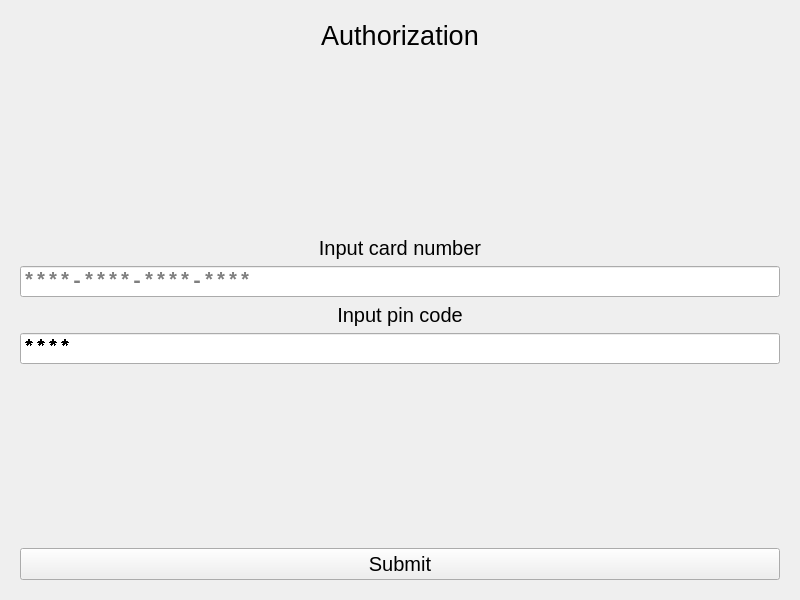
<?xml version="1.0" encoding="UTF-8"?>
<ui version="4.0">
 <class>Widget</class>
 <widget class="QWidget" name="Widget">
  <property name="geometry">
   <rect>
    <x>0</x>
    <y>0</y>
    <width>800</width>
    <height>600</height>
   </rect>
  </property>
  <property name="windowTitle">
   <string>Widget</string>
  </property>
  <layout class="QVBoxLayout" name="verticalLayout_7">
   <item>
    <widget class="QStackedWidget" name="screens_container">
     <property name="currentIndex">
      <number>1</number>
     </property>
     <widget class="QWidget" name="edit_card_page">
      <layout class="QVBoxLayout" name="verticalLayout_6">
       <item>
        <widget class="QLabel" name="label_13">
         <property name="font">
          <font>
           <pointsize>20</pointsize>
          </font>
         </property>
         <property name="text">
          <string>Card settings</string>
         </property>
         <property name="alignment">
          <set>Qt::AlignCenter</set>
         </property>
        </widget>
       </item>
       <item>
        <spacer name="verticalSpacer">
         <property name="orientation">
          <enum>Qt::Vertical</enum>
         </property>
         <property name="sizeHint" stdset="0">
          <size>
           <width>20</width>
           <height>40</height>
          </size>
         </property>
        </spacer>
       </item>
       <item>
        <widget class="QLabel" name="label_8">
         <property name="font">
          <font>
           <pointsize>15</pointsize>
          </font>
         </property>
         <property name="text">
          <string>Pin code</string>
         </property>
         <property name="alignment">
          <set>Qt::AlignCenter</set>
         </property>
        </widget>
       </item>
       <item>
        <widget class="QPinEdit" name="pin_edit_field">
         <property name="font">
          <font>
           <pointsize>15</pointsize>
          </font>
         </property>
        </widget>
       </item>
       <item>
        <spacer name="spacer_5">
         <property name="orientation">
          <enum>Qt::Vertical</enum>
         </property>
         <property name="sizeHint" stdset="0">
          <size>
           <width>20</width>
           <height>40</height>
          </size>
         </property>
        </spacer>
       </item>
       <item>
        <widget class="QWidget" name="widget_5" native="true">
         <layout class="QGridLayout" name="gridLayout_3">
          <property name="leftMargin">
           <number>0</number>
          </property>
          <property name="rightMargin">
           <number>0</number>
          </property>
          <item row="4" column="1">
           <widget class="QCardNumberEdit" name="overflow_card_field">
            <property name="font">
             <font>
              <pointsize>15</pointsize>
             </font>
            </property>
           </widget>
          </item>
          <item row="2" column="1">
           <widget class="QLabel" name="label_10">
            <property name="font">
             <font>
              <pointsize>15</pointsize>
             </font>
            </property>
            <property name="text">
             <string>Overflow card</string>
            </property>
           </widget>
          </item>
          <item row="2" column="0">
           <widget class="QLabel" name="label_9">
            <property name="font">
             <font>
              <pointsize>15</pointsize>
             </font>
            </property>
            <property name="text">
             <string>Maximum</string>
            </property>
           </widget>
          </item>
          <item row="4" column="0">
           <widget class="QAmountEdit" name="max_sum_field">
            <property name="font">
             <font>
              <pointsize>15</pointsize>
             </font>
            </property>
           </widget>
          </item>
         </layout>
        </widget>
       </item>
       <item>
        <widget class="QWidget" name="widget_6" native="true">
         <layout class="QGridLayout" name="gridLayout_4">
          <property name="leftMargin">
           <number>0</number>
          </property>
          <property name="rightMargin">
           <number>0</number>
          </property>
          <item row="0" column="0">
           <widget class="QLabel" name="label_12">
            <property name="font">
             <font>
              <pointsize>15</pointsize>
             </font>
            </property>
            <property name="text">
             <string>Minimum</string>
            </property>
           </widget>
          </item>
          <item row="0" column="1">
           <widget class="QLabel" name="label_11">
            <property name="font">
             <font>
              <pointsize>15</pointsize>
             </font>
            </property>
            <property name="text">
             <string>Reserve card </string>
            </property>
           </widget>
          </item>
          <item row="1" column="0">
           <widget class="QAmountEdit" name="min_sum_field">
            <property name="font">
             <font>
              <pointsize>15</pointsize>
             </font>
            </property>
           </widget>
          </item>
          <item row="1" column="1">
           <widget class="QCardNumberEdit" name="reserve_card_field">
            <property name="font">
             <font>
              <pointsize>15</pointsize>
             </font>
            </property>
           </widget>
          </item>
         </layout>
        </widget>
       </item>
       <item>
        <widget class="QLabel" name="label_19">
         <property name="font">
          <font>
           <pointsize>15</pointsize>
          </font>
         </property>
         <property name="text">
          <string>Reserve card pin</string>
         </property>
        </widget>
       </item>
       <item>
        <widget class="QPinEdit" name="reserve_pin_field">
         <property name="font">
          <font>
           <pointsize>15</pointsize>
          </font>
         </property>
         <property name="echoMode">
          <enum>QLineEdit::Password</enum>
         </property>
        </widget>
       </item>
       <item>
        <spacer name="spacer_6">
         <property name="orientation">
          <enum>Qt::Vertical</enum>
         </property>
         <property name="sizeHint" stdset="0">
          <size>
           <width>20</width>
           <height>40</height>
          </size>
         </property>
        </spacer>
       </item>
       <item>
        <widget class="QWidget" name="widget_4" native="true">
         <layout class="QHBoxLayout" name="horizontalLayout">
          <property name="leftMargin">
           <number>0</number>
          </property>
          <property name="rightMargin">
           <number>0</number>
          </property>
          <item>
           <widget class="QPushButton" name="cancel_changes_button">
            <property name="font">
             <font>
              <pointsize>15</pointsize>
             </font>
            </property>
            <property name="text">
             <string>Cancel</string>
            </property>
           </widget>
          </item>
          <item>
           <widget class="QPushButton" name="save_changes_button">
            <property name="font">
             <font>
              <pointsize>15</pointsize>
             </font>
            </property>
            <property name="text">
             <string>Save</string>
            </property>
           </widget>
          </item>
         </layout>
        </widget>
       </item>
      </layout>
     </widget>
     <widget class="QWidget" name="authorization_page">
      <layout class="QVBoxLayout" name="verticalLayout">
       <item>
        <widget class="QLabel" name="label_14">
         <property name="font">
          <font>
           <pointsize>20</pointsize>
          </font>
         </property>
         <property name="text">
          <string>Authorization</string>
         </property>
         <property name="alignment">
          <set>Qt::AlignCenter</set>
         </property>
        </widget>
       </item>
       <item>
        <spacer name="spacer">
         <property name="orientation">
          <enum>Qt::Vertical</enum>
         </property>
         <property name="sizeHint" stdset="0">
          <size>
           <width>20</width>
           <height>40</height>
          </size>
         </property>
        </spacer>
       </item>
       <item>
        <widget class="QLabel" name="label1">
         <property name="font">
          <font>
           <pointsize>15</pointsize>
          </font>
         </property>
         <property name="text">
          <string>Input card number</string>
         </property>
         <property name="alignment">
          <set>Qt::AlignCenter</set>
         </property>
        </widget>
       </item>
       <item>
        <widget class="QCardNumberEdit" name="init_card_field">
         <property name="font">
          <font>
           <family>Consolas</family>
           <pointsize>15</pointsize>
           <weight>75</weight>
           <bold>true</bold>
          </font>
         </property>
         <property name="contextMenuPolicy">
          <enum>Qt::ActionsContextMenu</enum>
         </property>
         <property name="placeholderText">
          <string>****-****-****-****</string>
         </property>
        </widget>
       </item>
       <item>
        <widget class="QLabel" name="label2">
         <property name="font">
          <font>
           <pointsize>15</pointsize>
          </font>
         </property>
         <property name="text">
          <string>Input pin code</string>
         </property>
         <property name="alignment">
          <set>Qt::AlignCenter</set>
         </property>
        </widget>
       </item>
       <item>
        <widget class="QPinEdit" name="init_pin_code_field">
         <property name="font">
          <font>
           <family>Consolas</family>
           <pointsize>15</pointsize>
           <weight>75</weight>
           <italic>false</italic>
           <bold>true</bold>
           <underline>false</underline>
           <strikeout>false</strikeout>
           <stylestrategy>NoAntialias</stylestrategy>
           <kerning>true</kerning>
          </font>
         </property>
         <property name="autoFillBackground">
          <bool>false</bool>
         </property>
         <property name="inputMask">
          <string/>
         </property>
         <property name="echoMode">
          <enum>QLineEdit::Password</enum>
         </property>
         <property name="placeholderText">
          <string>****</string>
         </property>
        </widget>
       </item>
       <item>
        <spacer name="verticalSpacer_2">
         <property name="orientation">
          <enum>Qt::Vertical</enum>
         </property>
         <property name="sizeHint" stdset="0">
          <size>
           <width>20</width>
           <height>40</height>
          </size>
         </property>
        </spacer>
       </item>
       <item>
        <widget class="QPushButton" name="init_submit_button">
         <property name="font">
          <font>
           <pointsize>15</pointsize>
          </font>
         </property>
         <property name="text">
          <string>Submit</string>
         </property>
        </widget>
       </item>
      </layout>
     </widget>
     <widget class="QWidget" name="transaction_page">
      <layout class="QFormLayout" name="formLayout_2">
       <item row="0" column="0" colspan="2">
        <widget class="QAmountEdit" name="balance_field_1">
         <property name="font">
          <font>
           <pointsize>15</pointsize>
          </font>
         </property>
         <property name="text">
          <string>10000</string>
         </property>
         <property name="alignment">
          <set>Qt::AlignCenter</set>
         </property>
         <property name="readOnly">
          <bool>true</bool>
         </property>
        </widget>
       </item>
       <item row="1" column="0">
        <widget class="QListWidget" name="transaction_list">
         <item>
          <property name="text">
           <string>IN 123</string>
          </property>
         </item>
         <item>
          <property name="text">
           <string>OUT 80</string>
          </property>
         </item>
         <item>
          <property name="text">
           <string>OUT 1000</string>
          </property>
         </item>
         <item>
          <property name="text">
           <string>IN 10</string>
          </property>
         </item>
         <item>
          <property name="text">
           <string>IN 500</string>
          </property>
         </item>
         <item>
          <property name="text">
           <string>IN 100</string>
          </property>
         </item>
         <item>
          <property name="text">
           <string>OUT 100</string>
          </property>
         </item>
        </widget>
       </item>
       <item row="1" column="1">
        <widget class="QWidget" name="widget_3" native="true">
         <layout class="QVBoxLayout" name="verticalLayout_4">
          <property name="leftMargin">
           <number>11</number>
          </property>
          <property name="topMargin">
           <number>11</number>
          </property>
          <property name="rightMargin">
           <number>0</number>
          </property>
          <property name="bottomMargin">
           <number>0</number>
          </property>
          <item>
           <widget class="QWidget" name="transaction_widget" native="true">
            <property name="enabled">
             <bool>true</bool>
            </property>
            <layout class="QVBoxLayout" name="verticalLayout_8">
             <property name="leftMargin">
              <number>0</number>
             </property>
             <property name="topMargin">
              <number>0</number>
             </property>
             <property name="rightMargin">
              <number>0</number>
             </property>
             <property name="bottomMargin">
              <number>0</number>
             </property>
             <item>
              <widget class="QLabel" name="role_label">
               <property name="font">
                <font>
                 <pointsize>15</pointsize>
                </font>
               </property>
               <property name="text">
                <string>Reciever</string>
               </property>
              </widget>
             </item>
             <item>
              <widget class="QCardNumberEdit" name="transaction_card_field">
               <property name="font">
                <font>
                 <pointsize>15</pointsize>
                </font>
               </property>
               <property name="text">
                <string>2222-2222-2222-2223</string>
               </property>
               <property name="readOnly">
                <bool>true</bool>
               </property>
              </widget>
             </item>
             <item>
              <widget class="QLabel" name="label_7">
               <property name="font">
                <font>
                 <pointsize>15</pointsize>
                </font>
               </property>
               <property name="text">
                <string>Sum</string>
               </property>
              </widget>
             </item>
             <item>
              <widget class="QAmountEdit" name="transaction_sum_field">
               <property name="font">
                <font>
                 <pointsize>15</pointsize>
                </font>
               </property>
               <property name="text">
                <string>100</string>
               </property>
               <property name="readOnly">
                <bool>true</bool>
               </property>
              </widget>
             </item>
            </layout>
           </widget>
          </item>
          <item>
           <spacer name="spacer_7">
            <property name="orientation">
             <enum>Qt::Vertical</enum>
            </property>
            <property name="sizeHint" stdset="0">
             <size>
              <width>20</width>
              <height>40</height>
             </size>
            </property>
           </spacer>
          </item>
          <item>
           <widget class="QPushButton" name="transaction_exit_button">
            <property name="font">
             <font>
              <pointsize>15</pointsize>
             </font>
            </property>
            <property name="text">
             <string>Exit</string>
            </property>
           </widget>
          </item>
         </layout>
        </widget>
       </item>
      </layout>
     </widget>
     <widget class="QWidget" name="main_menu_page">
      <layout class="QGridLayout" name="gridLayout_2">
       <item row="0" column="2">
        <widget class="QPushButton" name="card_button">
         <property name="sizePolicy">
          <sizepolicy hsizetype="Minimum" vsizetype="Expanding">
           <horstretch>0</horstretch>
           <verstretch>0</verstretch>
          </sizepolicy>
         </property>
         <property name="font">
          <font>
           <pointsize>15</pointsize>
          </font>
         </property>
         <property name="text">
          <string>Card settings</string>
         </property>
        </widget>
       </item>
       <item row="0" column="1">
        <widget class="QPushButton" name="transactions_button">
         <property name="sizePolicy">
          <sizepolicy hsizetype="Minimum" vsizetype="Expanding">
           <horstretch>0</horstretch>
           <verstretch>0</verstretch>
          </sizepolicy>
         </property>
         <property name="font">
          <font>
           <pointsize>15</pointsize>
          </font>
         </property>
         <property name="text">
          <string>Show transactions</string>
         </property>
        </widget>
       </item>
       <item row="1" column="1">
        <widget class="QPushButton" name="transfer_button">
         <property name="sizePolicy">
          <sizepolicy hsizetype="Minimum" vsizetype="Expanding">
           <horstretch>0</horstretch>
           <verstretch>0</verstretch>
          </sizepolicy>
         </property>
         <property name="font">
          <font>
           <pointsize>15</pointsize>
          </font>
         </property>
         <property name="contextMenuPolicy">
          <enum>Qt::PreventContextMenu</enum>
         </property>
         <property name="text">
          <string>Transfering</string>
         </property>
        </widget>
       </item>
       <item row="1" column="2">
        <widget class="QPushButton" name="exit_button">
         <property name="sizePolicy">
          <sizepolicy hsizetype="Minimum" vsizetype="Expanding">
           <horstretch>0</horstretch>
           <verstretch>0</verstretch>
          </sizepolicy>
         </property>
         <property name="font">
          <font>
           <pointsize>15</pointsize>
          </font>
         </property>
         <property name="text">
          <string>Exit</string>
         </property>
        </widget>
       </item>
       <item row="0" column="3">
        <widget class="QPushButton" name="auto_transactions_button">
         <property name="sizePolicy">
          <sizepolicy hsizetype="Minimum" vsizetype="Expanding">
           <horstretch>0</horstretch>
           <verstretch>0</verstretch>
          </sizepolicy>
         </property>
         <property name="font">
          <font>
           <pointsize>15</pointsize>
          </font>
         </property>
         <property name="text">
          <string>Show auto transactions</string>
         </property>
        </widget>
       </item>
      </layout>
     </widget>
     <widget class="QWidget" name="auto_transaction_page">
      <layout class="QFormLayout" name="formLayout_3">
       <item row="0" column="0" colspan="2">
        <widget class="QAmountEdit" name="balance_field_2">
         <property name="font">
          <font>
           <pointsize>15</pointsize>
          </font>
         </property>
         <property name="alignment">
          <set>Qt::AlignCenter</set>
         </property>
         <property name="readOnly">
          <bool>true</bool>
         </property>
        </widget>
       </item>
       <item row="1" column="0">
        <widget class="QListWidget" name="auto_transaction_list">
         <property name="sizePolicy">
          <sizepolicy hsizetype="Expanding" vsizetype="Expanding">
           <horstretch>0</horstretch>
           <verstretch>0</verstretch>
          </sizepolicy>
         </property>
        </widget>
       </item>
       <item row="1" column="1">
        <widget class="QWidget" name="widget" native="true">
         <layout class="QVBoxLayout" name="verticalLayout_5">
          <property name="rightMargin">
           <number>0</number>
          </property>
          <property name="bottomMargin">
           <number>0</number>
          </property>
          <item>
           <widget class="QWidget" name="auto_transaction_widget" native="true">
            <layout class="QVBoxLayout" name="verticalLayout_9">
             <property name="leftMargin">
              <number>0</number>
             </property>
             <property name="topMargin">
              <number>0</number>
             </property>
             <property name="rightMargin">
              <number>0</number>
             </property>
             <property name="bottomMargin">
              <number>0</number>
             </property>
             <item>
              <widget class="QLabel" name="label_17">
               <property name="font">
                <font>
                 <pointsize>15</pointsize>
                </font>
               </property>
               <property name="text">
                <string>Card</string>
               </property>
              </widget>
             </item>
             <item>
              <widget class="QCardNumberEdit" name="auto_card_field">
               <property name="font">
                <font>
                 <pointsize>15</pointsize>
                </font>
               </property>
               <property name="readOnly">
                <bool>true</bool>
               </property>
              </widget>
             </item>
             <item>
              <widget class="QLabel" name="label_15">
               <property name="font">
                <font>
                 <pointsize>15</pointsize>
                </font>
               </property>
               <property name="text">
                <string>Amount</string>
               </property>
              </widget>
             </item>
             <item>
              <widget class="QAmountEdit" name="auto_amount_field">
               <property name="font">
                <font>
                 <pointsize>15</pointsize>
                </font>
               </property>
               <property name="text">
                <string>???</string>
               </property>
               <property name="readOnly">
                <bool>true</bool>
               </property>
              </widget>
             </item>
             <item>
              <widget class="QLabel" name="label_16">
               <property name="font">
                <font>
                 <pointsize>15</pointsize>
                </font>
               </property>
               <property name="text">
                <string>Remainder</string>
               </property>
              </widget>
             </item>
             <item>
              <widget class="QAmountEdit" name="completed_field">
               <property name="font">
                <font>
                 <pointsize>15</pointsize>
                </font>
               </property>
               <property name="text">
                <string/>
               </property>
               <property name="readOnly">
                <bool>true</bool>
               </property>
              </widget>
             </item>
            </layout>
           </widget>
          </item>
          <item>
           <spacer name="spacer_8">
            <property name="orientation">
             <enum>Qt::Vertical</enum>
            </property>
            <property name="sizeHint" stdset="0">
             <size>
              <width>20</width>
              <height>40</height>
             </size>
            </property>
           </spacer>
          </item>
          <item>
           <widget class="QPushButton" name="auto_exit_button">
            <property name="font">
             <font>
              <pointsize>15</pointsize>
             </font>
            </property>
            <property name="text">
             <string>Exit</string>
            </property>
           </widget>
          </item>
         </layout>
        </widget>
       </item>
      </layout>
     </widget>
     <widget class="QWidget" name="transfer_page">
      <layout class="QVBoxLayout" name="verticalLayout_3">
       <item>
        <widget class="QLabel" name="label_5">
         <property name="font">
          <font>
           <pointsize>20</pointsize>
          </font>
         </property>
         <property name="text">
          <string>Transfering</string>
         </property>
         <property name="alignment">
          <set>Qt::AlignCenter</set>
         </property>
        </widget>
       </item>
       <item>
        <spacer name="spacer_2">
         <property name="orientation">
          <enum>Qt::Vertical</enum>
         </property>
         <property name="sizeHint" stdset="0">
          <size>
           <width>20</width>
           <height>40</height>
          </size>
         </property>
        </spacer>
       </item>
       <item>
        <widget class="QLabel" name="label">
         <property name="font">
          <font>
           <pointsize>15</pointsize>
          </font>
         </property>
         <property name="text">
          <string>Reciever card number</string>
         </property>
         <property name="alignment">
          <set>Qt::AlignCenter</set>
         </property>
        </widget>
       </item>
       <item>
        <widget class="QCardNumberEdit" name="transfer_card_field">
         <property name="font">
          <font>
           <pointsize>15</pointsize>
          </font>
         </property>
        </widget>
       </item>
       <item>
        <widget class="QLabel" name="label_2">
         <property name="font">
          <font>
           <pointsize>15</pointsize>
          </font>
         </property>
         <property name="text">
          <string>Amount</string>
         </property>
         <property name="alignment">
          <set>Qt::AlignCenter</set>
         </property>
        </widget>
       </item>
       <item>
        <widget class="QAmountEdit" name="sum_field">
         <property name="font">
          <font>
           <pointsize>15</pointsize>
          </font>
         </property>
        </widget>
       </item>
       <item>
        <widget class="QCheckBox" name="advanced_mode_check_box">
         <property name="font">
          <font>
           <pointsize>15</pointsize>
          </font>
         </property>
         <property name="layoutDirection">
          <enum>Qt::RightToLeft</enum>
         </property>
         <property name="text">
          <string>advanced mode </string>
         </property>
         <property name="iconSize">
          <size>
           <width>20</width>
           <height>20</height>
          </size>
         </property>
         <property name="checked">
          <bool>true</bool>
         </property>
         <property name="tristate">
          <bool>false</bool>
         </property>
        </widget>
       </item>
       <item>
        <spacer name="spacer_3">
         <property name="orientation">
          <enum>Qt::Vertical</enum>
         </property>
         <property name="sizeHint" stdset="0">
          <size>
           <width>20</width>
           <height>40</height>
          </size>
         </property>
        </spacer>
       </item>
       <item>
        <widget class="QWidget" name="advanced_widget" native="true">
         <layout class="QVBoxLayout" name="verticalLayout_2">
          <property name="leftMargin">
           <number>0</number>
          </property>
          <property name="topMargin">
           <number>0</number>
          </property>
          <property name="rightMargin">
           <number>0</number>
          </property>
          <property name="bottomMargin">
           <number>0</number>
          </property>
          <item>
           <widget class="QLabel" name="label_3">
            <property name="font">
             <font>
              <pointsize>15</pointsize>
             </font>
            </property>
            <property name="text">
             <string>Time period</string>
            </property>
           </widget>
          </item>
          <item>
           <widget class="QAmountEdit" name="time_period_field">
            <property name="font">
             <font>
              <pointsize>15</pointsize>
             </font>
            </property>
           </widget>
          </item>
          <item>
           <widget class="QLabel" name="label_4">
            <property name="font">
             <font>
              <pointsize>15</pointsize>
             </font>
            </property>
            <property name="text">
             <string>Amount per time</string>
            </property>
           </widget>
          </item>
          <item>
           <widget class="QAmountEdit" name="sum_per_time_field">
            <property name="font">
             <font>
              <pointsize>15</pointsize>
             </font>
            </property>
           </widget>
          </item>
         </layout>
        </widget>
       </item>
       <item>
        <spacer name="spacer_4">
         <property name="orientation">
          <enum>Qt::Vertical</enum>
         </property>
         <property name="sizeHint" stdset="0">
          <size>
           <width>20</width>
           <height>40</height>
          </size>
         </property>
        </spacer>
       </item>
       <item>
        <widget class="QWidget" name="widget_2" native="true">
         <layout class="QHBoxLayout" name="horizontalLayout_2">
          <property name="leftMargin">
           <number>0</number>
          </property>
          <property name="topMargin">
           <number>0</number>
          </property>
          <property name="rightMargin">
           <number>0</number>
          </property>
          <property name="bottomMargin">
           <number>0</number>
          </property>
          <item>
           <widget class="QPushButton" name="ok_button">
            <property name="font">
             <font>
              <pointsize>15</pointsize>
             </font>
            </property>
            <property name="text">
             <string>Ok</string>
            </property>
           </widget>
          </item>
          <item>
           <widget class="QPushButton" name="cancel_button">
            <property name="font">
             <font>
              <pointsize>15</pointsize>
             </font>
            </property>
            <property name="text">
             <string>Cancel</string>
            </property>
           </widget>
          </item>
         </layout>
        </widget>
       </item>
      </layout>
     </widget>
    </widget>
   </item>
  </layout>
 </widget>
 <customwidgets>
  <customwidget>
   <class>QCardNumberEdit</class>
   <extends>QLineEdit</extends>
   <header>qcardnumberedit.h</header>
  </customwidget>
  <customwidget>
   <class>QAmountEdit</class>
   <extends>QLineEdit</extends>
   <header>qamountedit.h</header>
  </customwidget>
  <customwidget>
   <class>QPinEdit</class>
   <extends>QLineEdit</extends>
   <header location="global">qpinedit.h</header>
  </customwidget>
 </customwidgets>
 <resources/>
 <connections/>
</ui>
